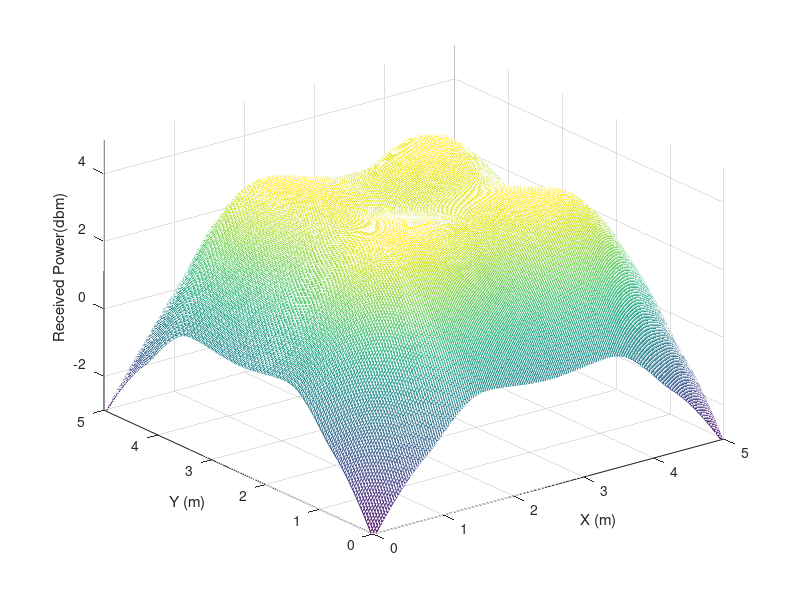

The MATLAB source for this figure:
clc;
clear all;
theta =70;
m = - log10 (2) / log10 ( cosd ( theta )); 
l_x =5; l_y =5; l_z =3; 
I_0=0.73;
 x = linspace (0 , l_x , l_x*40 );
 y = linspace (0 , l_y , l_x*40 );
 [ XR , YR ]= meshgrid (x , y ); 
A =0.0001;
Ts=1;
 h=1.65;
n=1.5;
FOV_re=60;
P_t=0.02;
 LED_origin_x=1;LED_origin_y=1;
g=( n ^2) /( sind ( FOV_re ).^2) ;
 H_0=0;
 for i=1:60
     for j=1:60
  LED_x=LED_origin_x+(i-1)*0.01;LED_y=LED_origin_y+(j-1)*0.01;
 D_d = sqrt (( LED_x - XR ) .^2+( LED_y - YR ) .^2+ h ^2) ;
 cosphi = h ./ D_d ; 
 receiver_angle = acosd ( cosphi ) ;
 temp=((m+1) * A .*  cosphi.^(m+1) * Ts*g) ./(2* pi .* D_d .^2) ;
temp ( find ( abs ( receiver_angle ) > FOV_re ) ) =0;
 H_0=H_0+temp;
     end
 end
 P_r=H_0*P_t;
  P2=rot90( P_r,1);
  P3=rot90( P_r,2);
 P4=rot90( P_r,3);
 P_r_total=P_r+P2+P3+P4;
 P_r_total_dbm=10*log10(P_r_total*1000);
 meshc(x,y,P_r_total_dbm);
xlabel('X (m)');
ylabel('Y (m)');
zlabel('Received Power(dbm)');
axis ([ 0 5 0 5 -3 5]) ;
max( max(P_r_total_dbm) )
